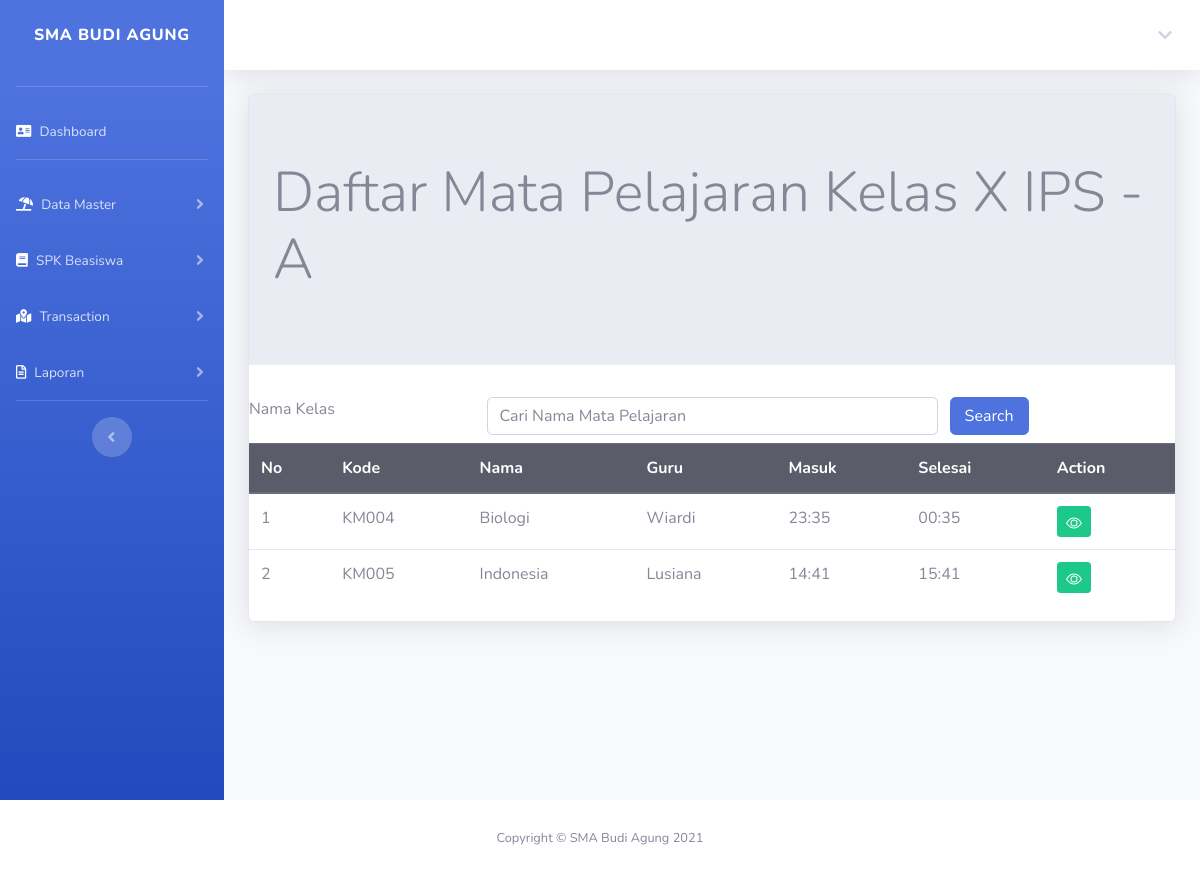
/nilaiKelasDetail.php?kelas=KD003 (signed in), run on the app's committed database.
### tables this page shows
CREATE TABLE `kelas` (
  `kode_kelas` varchar(100) NOT NULL,
  `nama_kelas` varchar(100) NOT NULL,
  `jurusan` varchar(100) NOT NULL,
  `nomor_kelas` varchar(100) NOT NULL
);

CREATE TABLE `jadwal` (
  `id` int(11) NOT NULL,
  `nama_kelas` varchar(100) NOT NULL,
  `kode_kelas` varchar(15) NOT NULL,
  `semester` varchar(100) NOT NULL,
  `tahun` year(4) NOT NULL,
  `matpel` varchar(100) NOT NULL,
  `kode_matpel` varchar(10) NOT NULL,
  `kode_guru` varchar(10) NOT NULL,
  `guru` varchar(100) NOT NULL,
  `hari` varchar(100) NOT NULL,
  `jammulai` varchar(100) NOT NULL,
  `jamselesai` varchar(100) NOT NULL
);

### nilaiKelasDetail.php (the view, shortened to what this page needs)
<!DOCTYPE html>
<?php
include "includes/config.php";
$kodeKelas = $_GET['kelas'];
?> <h1>Anda Harus Mengisi Data</h1>
<?php
$res = mysqli_query($connection, "select * from kelas where kode_kelas = '$kodeKelas'");
$kelas = mysqli_fetch_row($res);
?>
<html lang="en">
<head>
    <link rel="stylesheet" type="text/css" href="css/bootstrap.min.css">
</head>
<?php include "header.php"; ?>
<div class="container-fluid">
    <div class="card shadow mb-4">
        <body>
            <div class="jumbotron jumbotron-fluid">
                <div class="container">
                    <h1 class="display-4">Daftar Mata Pelajaran Kelas <?php echo $kelas[1] ?> <?php echo $kelas[2]; ?> - <?php echo $kelas[3] ?> </h1>
                </div>
            </div>
            <form method="POST">
                <div class="form-group row mb-2">
                    <label for="search" class="col-sm-3">Nama Kelas</label>
                    <div class="col-sm-6">
                        <input type="text" name="search" class="form-control" id="search" value="<?php if (isset($_POST['search'])) {
                                                                                                        echo $_POST['search'];
                                                                                                    } ?>" placeholder="Cari Nama Mata Pelajaran">
                    </div>
                    <input type="submit" name="kirim" class="col-sm-1 btn btn-primary" value="Search">
                </div>
            </form>
            <table class="table table success">
                <thead class="thead-dark">
                    <tr>
                        <th>No</th>
                        <th>Kode</th>
                        <th>Nama</th>
                        <th>Guru</th>
                        <th>Masuk</th>
                        <th>Selesai</th>
                        <th>Action</th>
                    </tr>
                </thead>
                <tbody>
                    <?php
                    if (isset($_POST["kirim"])) {
                        $search = $_POST['search'];
                        $query = mysqli_query($connection, "select * from jadwal where matpel like '%" . $search . "%' and kode_kelas='$kodeKelas'");
                    } else {
                        $query = mysqli_query($connection, "select * from jadwal where kode_kelas='$kodeKelas'");
                    }
                    $nomor = 1;
                    while ($row = mysqli_fetch_array($query)) { ?>
                        <tr>
                            <td><?php echo $nomor; ?></td>
                            <td><?php echo $row['kode_matpel']; ?></td>
                            <td><?php echo $row['matpel']; ?></td>
                            <td><?php echo $row['guru']; ?></td>
                            <td><?php echo $row['jammulai']; ?></td>
                            <td><?php echo $row['jamselesai']; ?></td>
                            <td>
                                <a href="nilaiMapelKelas.php?kelas=<?php echo $kodeKelas ?>&mapel=<?php echo $row['kode_matpel'] ?>" class="btn btn-success btn-sm" title="view">
                                </a>
                            </td>
                        </tr>
                        <?php $nomor = $nomor + 1; ?>
                    <?php } ?>
                </tbody>
            </table>
    </div>
    </body>
<?php include "footer.php"; ?>
</html>

### data on the page
kelas: nama_kelas "X", jurusan "IPS", nomor_kelas "A"
jadwal: kode_matpel "KM004", matpel "Biologi", guru "Wiardi", jammulai "23:35", jamselesai "00:35"
jadwal: kode_matpel "KM005", matpel "Indonesia", guru "Lusiana", jammulai "14:41", jamselesai "15:41"
